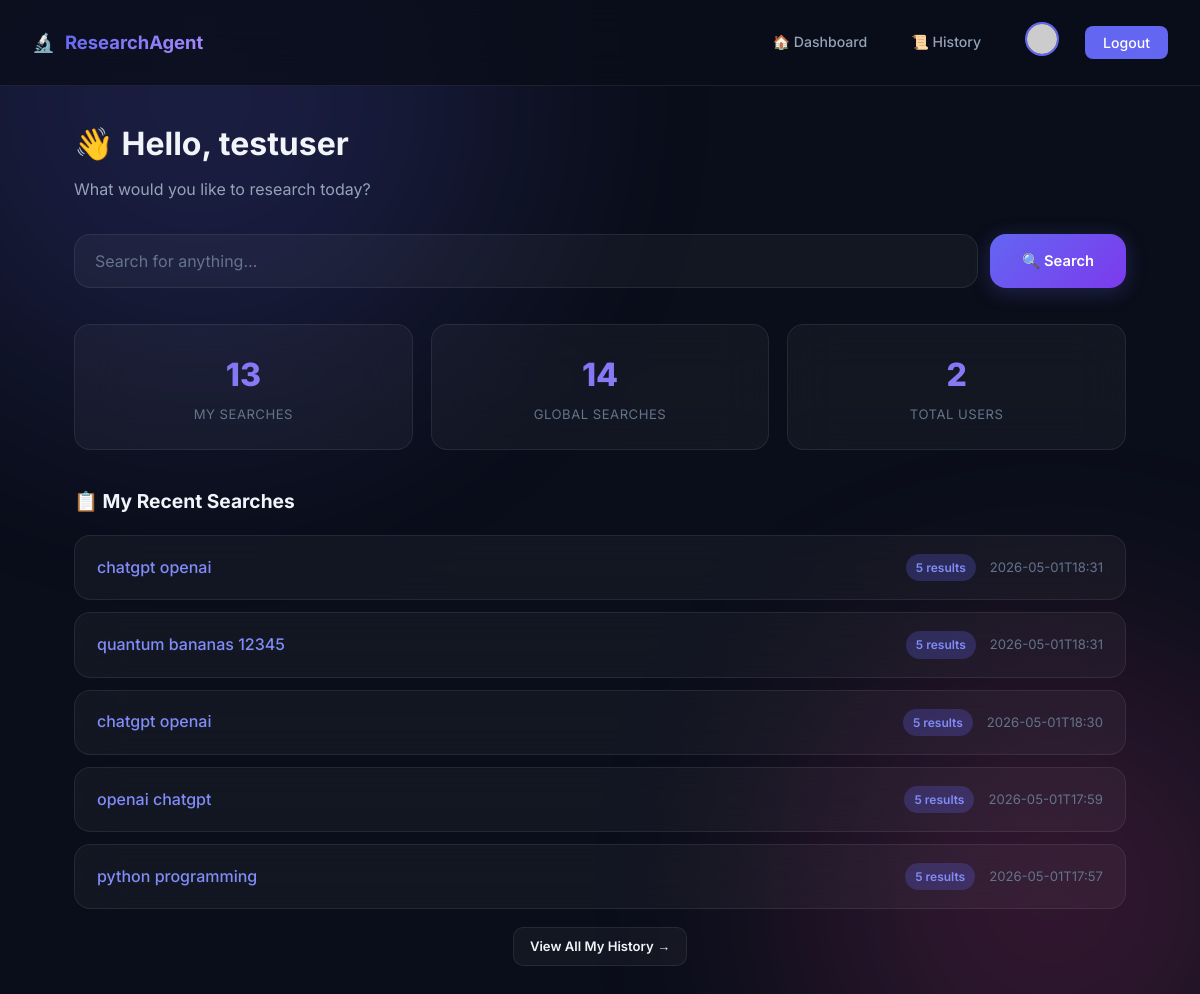
Screenshot of /dashboard (signed in) with the database file from the repository.
### tables this page shows
CREATE TABLE users (
    id          TEXT PRIMARY KEY,
    username    TEXT UNIQUE NOT NULL,
    email       TEXT UNIQUE NOT NULL,
    password    TEXT NOT NULL,
    avatar_seed TEXT NOT NULL,
    created_at  TEXT NOT NULL
);

CREATE TABLE search_history (
    id          TEXT PRIMARY KEY,
    user_id     TEXT NOT NULL REFERENCES users(id),
    query       TEXT NOT NULL,
    result_count INTEGER DEFAULT 0,
    created_at  TEXT NOT NULL
);

### app.py (the view)
@app.route("/dashboard")
@login_required
def dashboard():
    db = get_db()
    my_recent = db.execute(
        "SELECT * FROM search_history WHERE user_id = ? ORDER BY created_at DESC LIMIT 5",
        (session["user_id"],),
    ).fetchall()
    total_searches = db.execute(
        "SELECT COUNT(*) as c FROM search_history WHERE user_id = ?", (session["user_id"],)
    ).fetchone()["c"]
    total_users = db.execute("SELECT COUNT(*) as c FROM users").fetchone()["c"]
    global_searches = db.execute("SELECT COUNT(*) as c FROM search_history").fetchone()["c"]
    return render_template(
        "dashboard.html",
        recent_searches=[dict(r) for r in my_recent],
        total_searches=total_searches,
        total_users=total_users,
        global_searches=global_searches,
    )

### app.py (called while the page is built)
def get_db() -> sqlite3.Connection:
    if "db" not in g:
        db_path = app.config["DATABASE"]
        Path(db_path).parent.mkdir(parents=True, exist_ok=True)
        g.db = sqlite3.connect(db_path)
        g.db.row_factory = sqlite3.Row
        g.db.execute("PRAGMA journal_mode=WAL")
        g.db.execute("PRAGMA foreign_keys=ON")
    return g.db

def login_required(f):
    @wraps(f)
    def decorated(*args, **kwargs):
        if "user_id" not in session:
            flash("Please log in first.", "warning")
            return redirect(url_for("login"))
        return f(*args, **kwargs)
    return decorated

@app.context_processor
def inject_user():
    user = None
    if "user_id" in session:
        db = get_db()
        row = db.execute("SELECT * FROM users WHERE id = ?", (session["user_id"],)).fetchone()
        if row:
            user = dict(row)
    return {"current_user": user}

### templates/dashboard.html (shortened to what this page needs)
{% extends "base.html" %}
{% block content %}
<div class="container">
  <h1 style="margin-bottom:8px;">👋 Hello, {{ current_user.username }}</h1>
  <p style="color:var(--text-secondary);margin-bottom:32px;">What would you like to research today?</p>
  <form method="POST" action="{{ url_for('search') }}" class="search-bar">
    <input type="text" name="query" class="form-control" placeholder="Search for anything…" required autofocus />
    <button type="submit" class="btn btn-primary">🔍 Search</button>
  </form>
  <div class="stats-grid">
    <div class="glass stat-card">
      <div class="stat-value">{{ total_searches }}</div>
      <div class="stat-label">My Searches</div>
    </div>
    <div class="glass stat-card">
      <div class="stat-value">{{ global_searches }}</div>
      <div class="stat-label">Global Searches</div>
    </div>
    <div class="glass stat-card">
      <div class="stat-value">{{ total_users }}</div>
      <div class="stat-label">Total Users</div>
    </div>
  </div>
  <h2 class="section-title">📋 My Recent Searches</h2>
  {% if recent_searches %}
  <div class="search-list">
    {% for s in recent_searches %}
    <a href="{{ url_for('search_detail', search_id=s.id) }}" class="search-item glass">
      <span class="query-text">{{ s.query }}</span>
      <div class="meta">
        <span class="badge">{{ s.result_count }} results</span>
        <span>{{ s.created_at[:16] }}</span>
      </div>
    </a>
    {% endfor %}
  </div>
  <div style="margin-top:18px;text-align:center;">
    <a href="{{ url_for('history', user='me') }}" class="btn btn-secondary btn-sm">View All My History →</a>
  </div>
  {% else %}
  <div class="empty-state glass" style="border-radius:var(--radius);">
    <div class="icon">🔍</div>
    <h3>No searches yet</h3>
    <p>Use the search bar above to start exploring!</p>
  </div>
  {% endif %}
</div>
{% endblock %}

### static/style.css (style rules this page uses)
*, *::before, *::after { box-sizing: border-box; margin: 0; padding: 0; }
:root { --bg-primary: #0a0e1a; --bg-secondary: #111827; --bg-card: rgba(17, 24, 39, 0.7); --bg-glass: rgba(255,255,255,0.04); --border-glass: rgba(255,255,255,0.08); --accent: #6366f1; --accent-light: #818cf8; --accent-glow: rgba(99,102,241,0.25); --success: #10b981; --danger: #ef4444; --warning: #f59e0b; --info: #3b82f6; --text-primary: #f1f5f9; --text-secondary: #94a3b8; --text-muted: #64748b; --radius: 16px; --radius-sm: 10px; --transition: 0.3s cubic-bezier(.4,0,.2,1); }
html { font-size: 16px; scroll-behavior: smooth; }
body { font-family: 'Inter', system-ui, sans-serif; background: var(--bg-primary); color: var(--text-primary); min-height: 100vh; line-height: 1.6; overflow-x: hidden; }
body::before, body::after { content: ''; position: fixed; border-radius: 50%; filter: blur(120px); opacity: .18; z-index: -1; animation: float 20s ease-in-out infinite; }
body::before { width: 600px; height: 600px; background: #6366f1; top: -200px; left: -100px; }
body::after { width: 500px; height: 500px; background: #ec4899; bottom: -150px; right: -100px; animation-delay: -10s; }
a { color: var(--accent-light); text-decoration: none; transition: color var(--transition); }
.glass { background: var(--bg-glass); backdrop-filter: blur(24px); -webkit-backdrop-filter: blur(24px); border: 1px solid var(--border-glass); border-radius: var(--radius); }
.container { max-width: 1100px; margin: 0 auto; padding: 32px 24px; }
.btn { display: inline-flex; align-items: center; justify-content: center; gap: 8px; padding: 12px 28px; border: none; border-radius: var(--radius-sm); font-family: inherit; font-weight: 600; font-size: .92rem; cursor: pointer; transition: all var(--transition); }
.btn-primary { background: linear-gradient(135deg, var(--accent), #7c3aed); color: #fff; box-shadow: 0 4px 20px var(--accent-glow); }
.btn-secondary { background: var(--bg-glass); color: var(--text-primary); border: 1px solid var(--border-glass); }
.btn-sm { padding: 8px 16px; font-size: .82rem; }
.form-control { width: 100%; padding: 13px 16px; border-radius: var(--radius-sm); background: rgba(255,255,255,0.04); border: 1px solid var(--border-glass); color: var(--text-primary); font-family: inherit; font-size: .95rem; transition: border-color var(--transition), box-shadow var(--transition); outline: none; }
.form-control::placeholder { color: var(--text-muted); }
.stats-grid { display: grid; grid-template-columns: repeat(auto-fit, minmax(200px, 1fr)); gap: 18px; margin-bottom: 36px; }
.stat-card { padding: 24px; text-align: center; }
.stat-card .stat-value { font-size: 2rem; font-weight: 800; background: linear-gradient(135deg, var(--accent), #a78bfa); -webkit-background-clip: text; -webkit-text-fill-color: transparent; }
.stat-card .stat-label { font-size: .82rem; color: var(--text-muted); margin-top: 4px; text-transform: uppercase; letter-spacing: .5px; }
.search-bar { display: flex; gap: 12px; margin-bottom: 36px; }
.search-bar .form-control { flex: 1; padding: 16px 20px; font-size: 1rem; border-radius: var(--radius); }
.search-bar .btn { border-radius: var(--radius); padding: 16px 32px; white-space: nowrap; }
.section-title { font-size: 1.2rem; font-weight: 700; margin-bottom: 18px; display: flex; align-items: center; gap: 10px; }
.search-list { display: flex; flex-direction: column; gap: 12px; }
.search-item { display: flex; align-items: center; gap: 16px; padding: 18px 22px; transition: all var(--transition); }
.search-item .query-text { flex: 1; font-weight: 500; }
.search-item .meta { display: flex; align-items: center; gap: 14px; font-size: .82rem; color: var(--text-muted); }
.badge { padding: 4px 10px; border-radius: 20px; font-size: .75rem; font-weight: 600; background: var(--accent-glow); color: var(--accent-light); }

### rows the page displays
users: username "testuser"
search_history: query "chatgpt openai", result_count "5", created_at "2026-05-01T18:31"
search_history: query "quantum bananas 12345", result_count "5", created_at "2026-05-01T18:31"
search_history: query "chatgpt openai", result_count "5", created_at "2026-05-01T18:30"
search_history: query "openai chatgpt", result_count "5", created_at "2026-05-01T17:59"
search_history: query "python programming", result_count "5", created_at "2026-05-01T17:57"

### other values shown
{{ total_searches }} "13"
{{ global_searches }} "14"
{{ total_users }} "2"
